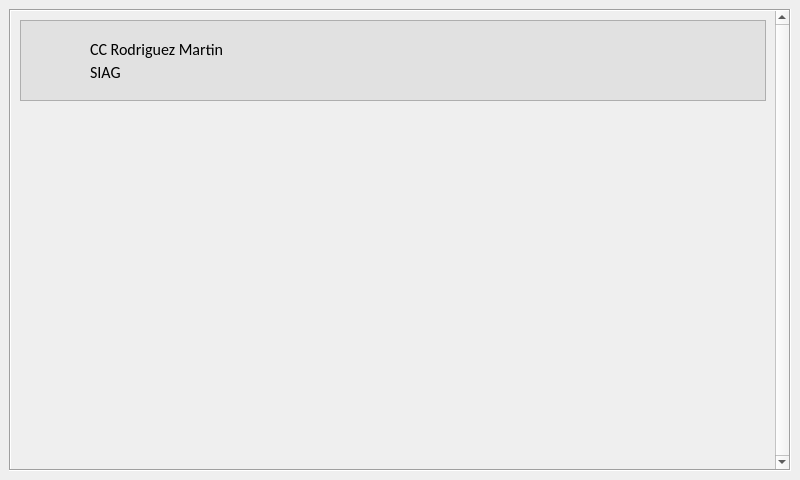
<?xml version="1.0" encoding="UTF-8"?>
<ui version="4.0">
 <class>MainWindow</class>
 <widget class="QMainWindow" name="MainWindow">
  <property name="geometry">
   <rect>
    <x>0</x>
    <y>0</y>
    <width>800</width>
    <height>480</height>
   </rect>
  </property>
  <property name="sizePolicy">
   <sizepolicy hsizetype="Preferred" vsizetype="Preferred">
    <horstretch>0</horstretch>
    <verstretch>0</verstretch>
   </sizepolicy>
  </property>
  <property name="minimumSize">
   <size>
    <width>800</width>
    <height>480</height>
   </size>
  </property>
  <property name="maximumSize">
   <size>
    <width>800</width>
    <height>480</height>
   </size>
  </property>
  <property name="windowTitle">
   <string>Telefonia IP</string>
  </property>
  <property name="windowIcon">
   <iconset>
    <normaloff>llamada_reposo.png</normaloff>llamada_reposo.png</iconset>
  </property>
  <property name="layoutDirection">
   <enum>Qt::LeftToRight</enum>
  </property>
  <property name="styleSheet">
   <string notr="true"/>
  </property>
  <widget class="QWidget" name="centralwidget">
   <layout class="QGridLayout" name="gridLayout">
    <item row="0" column="0" rowspan="2">
     <widget class="QScrollArea" name="scrollArea_3">
      <property name="sizePolicy">
       <sizepolicy hsizetype="Expanding" vsizetype="Minimum">
        <horstretch>0</horstretch>
        <verstretch>0</verstretch>
       </sizepolicy>
      </property>
      <property name="frameShape">
       <enum>QFrame::Box</enum>
      </property>
      <property name="verticalScrollBarPolicy">
       <enum>Qt::ScrollBarAlwaysOn</enum>
      </property>
      <property name="sizeAdjustPolicy">
       <enum>QAbstractScrollArea::AdjustIgnored</enum>
      </property>
      <property name="widgetResizable">
       <bool>true</bool>
      </property>
      <widget class="QWidget" name="scrollAreaWidgetContents_3">
       <property name="geometry">
        <rect>
         <x>0</x>
         <y>0</y>
         <width>761</width>
         <height>458</height>
        </rect>
       </property>
       <layout class="QVBoxLayout" name="verticalLayout_4">
        <item>
         <layout class="QVBoxLayout" name="verticalLayout">
          <item>
           <widget class="QFrame" name="frame_1">
            <property name="enabled">
             <bool>true</bool>
            </property>
            <property name="sizePolicy">
             <sizepolicy hsizetype="Preferred" vsizetype="Preferred">
              <horstretch>0</horstretch>
              <verstretch>0</verstretch>
             </sizepolicy>
            </property>
            <property name="minimumSize">
             <size>
              <width>0</width>
              <height>81</height>
             </size>
            </property>
            <property name="maximumSize">
             <size>
              <width>16777215</width>
              <height>81</height>
             </size>
            </property>
            <property name="styleSheet">
             <string notr="true">background-color: rgb(225, 225, 225);</string>
            </property>
            <property name="frameShape">
             <enum>QFrame::StyledPanel</enum>
            </property>
            <widget class="QLabel" name="label_10">
             <property name="geometry">
              <rect>
               <x>70</x>
               <y>19</y>
               <width>141</width>
               <height>21</height>
              </rect>
             </property>
             <property name="font">
              <font>
               <family>Calibri</family>
               <pointsize>12</pointsize>
               <weight>50</weight>
               <bold>false</bold>
              </font>
             </property>
             <property name="text">
              <string>CC Rodriguez Martin</string>
             </property>
            </widget>
            <widget class="QLabel" name="label_11">
             <property name="geometry">
              <rect>
               <x>70</x>
               <y>42</y>
               <width>51</width>
               <height>21</height>
              </rect>
             </property>
             <property name="font">
              <font>
               <family>Calibri</family>
               <pointsize>12</pointsize>
              </font>
             </property>
             <property name="text">
              <string>SIAG</string>
             </property>
            </widget>
            <widget class="QLabel" name="label_12">
             <property name="geometry">
              <rect>
               <x>10</x>
               <y>16</y>
               <width>51</width>
               <height>51</height>
              </rect>
             </property>
             <property name="text">
              <string/>
             </property>
             <property name="pixmap">
              <pixmap>usuario_persona.png</pixmap>
             </property>
             <property name="scaledContents">
              <bool>true</bool>
             </property>
            </widget>
            <widget class="QPushButton" name="pushButton_1">
             <property name="geometry">
              <rect>
               <x>658</x>
               <y>20</y>
               <width>35</width>
               <height>35</height>
              </rect>
             </property>
             <property name="cursor">
              <cursorShape>PointingHandCursor</cursorShape>
             </property>
             <property name="toolTip">
              <string/>
             </property>
             <property name="autoFillBackground">
              <bool>false</bool>
             </property>
             <property name="styleSheet">
              <string notr="true">border-style: outset;</string>
             </property>
             <property name="text">
              <string/>
             </property>
             <property name="icon">
              <iconset>
               <normaloff>llamada_reposo.png</normaloff>llamada_reposo.png</iconset>
             </property>
             <property name="iconSize">
              <size>
               <width>35</width>
               <height>35</height>
              </size>
             </property>
             <property name="checkable">
              <bool>false</bool>
             </property>
             <property name="autoDefault">
              <bool>false</bool>
             </property>
             <property name="default">
              <bool>false</bool>
             </property>
             <property name="flat">
              <bool>false</bool>
             </property>
            </widget>
            <widget class="QPushButton" name="pushButton_6">
             <property name="enabled">
              <bool>true</bool>
             </property>
             <property name="geometry">
              <rect>
               <x>690</x>
               <y>55</y>
               <width>20</width>
               <height>20</height>
              </rect>
             </property>
             <property name="cursor">
              <cursorShape>PointingHandCursor</cursorShape>
             </property>
             <property name="toolTip">
              <string/>
             </property>
             <property name="autoFillBackground">
              <bool>false</bool>
             </property>
             <property name="styleSheet">
              <string notr="true">border-style: outset;</string>
             </property>
             <property name="text">
              <string/>
             </property>
             <property name="icon">
              <iconset>
               <normaloff>saliente rojo.png</normaloff>saliente rojo.png</iconset>
             </property>
             <property name="iconSize">
              <size>
               <width>20</width>
               <height>20</height>
              </size>
             </property>
             <property name="checkable">
              <bool>false</bool>
             </property>
             <property name="autoDefault">
              <bool>false</bool>
             </property>
             <property name="default">
              <bool>false</bool>
             </property>
             <property name="flat">
              <bool>false</bool>
             </property>
            </widget>
           </widget>
          </item>
          <item>
           <spacer name="verticalSpacer">
            <property name="orientation">
             <enum>Qt::Vertical</enum>
            </property>
            <property name="sizeHint" stdset="0">
             <size>
              <width>20</width>
              <height>40</height>
             </size>
            </property>
           </spacer>
          </item>
         </layout>
        </item>
       </layout>
      </widget>
     </widget>
    </item>
   </layout>
  </widget>
 </widget>
 <resources>
  <include location="icons.qrc"/>
 </resources>
 <connections/>
</ui>
